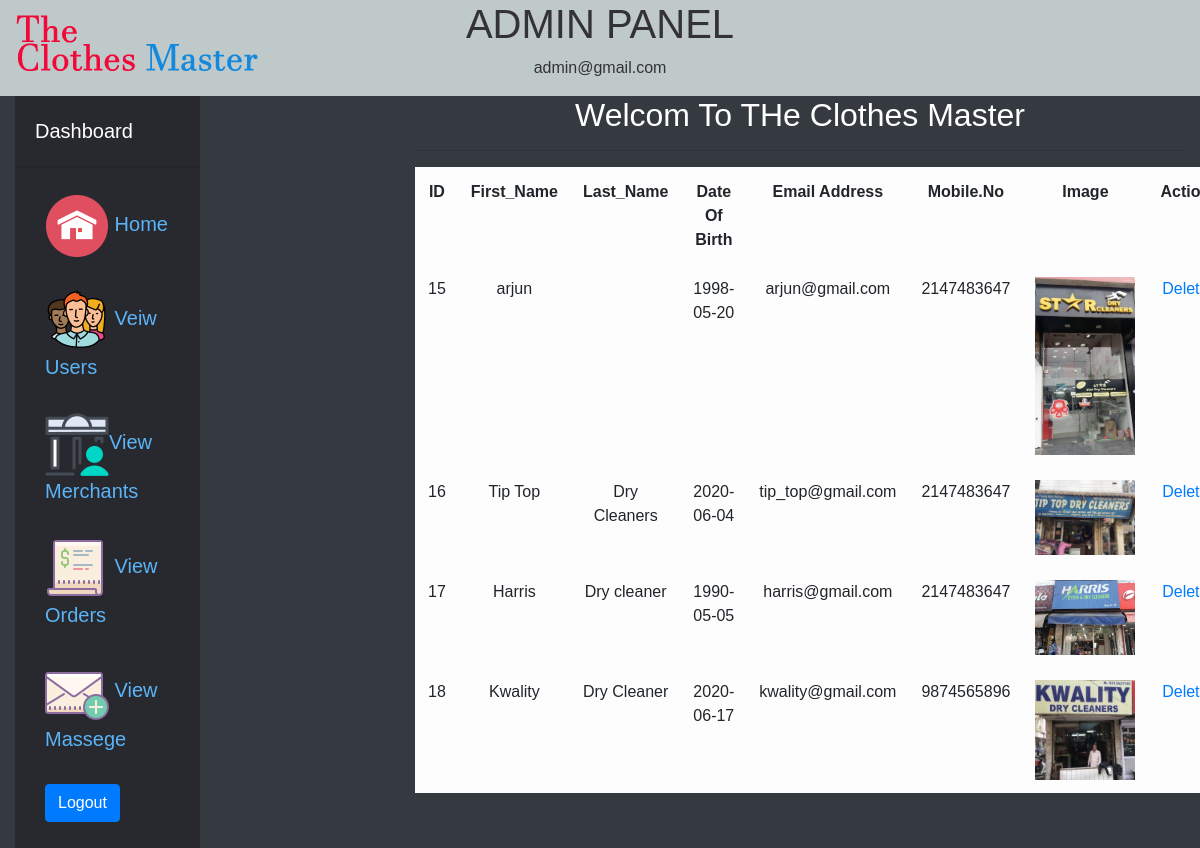
Screenshot of /admin/viewmerchants.php (signed in) with the database file from the repository.
### tables this page shows
CREATE TABLE `merchant_details` (
  `id` int(11) NOT NULL,
  `first_name1` varchar(25) NOT NULL,
  `last_name1` varchar(25) NOT NULL,
  `dob1` date NOT NULL,
  `email1` varchar(50) NOT NULL,
  `mobile1` varchar(20) NOT NULL,
  `file1` varchar(100) NOT NULL,
  `cpass1` varchar(10) NOT NULL
);

### admin/viewmerchants.php (the view, shortened to what this page needs)
<!DOCTYPE html>
<?php
            if(!isset($_SESSION['email'])){
                header('Location:index.php');
                }else{
?>
<html>
        <head>
        <?php   require_once '../conn.php'; ?>
        <link href="https://stackpath.bootstrapcdn.com/bootstrap/4.5.0/css/bootstrap.min.css" rel="stylesheet">
        <link rel="stylesheet" type="text/css" href="../css\admincss.css">
        </head>
            <body >
                 <div class="container-fluid">
                     <div class="row">
                        <div class="col-lg-4 col-sm-6 col-md-6">
                            <img alt="Brand" src="../images\logo.png">
                        </div>
                        <div class="col-lg-4 col-sm-6 col-md-6 ">
                            <center>    <h1>ADMIN PANEL</h1></center>
                            <center><p><?php echo $_SESSION['email']; ?></p></center>
                        </div>
                    </div>
               </div>
        <div class="container-fluid  bg-dark  ">
              <div class="row  ">
                  <div class="col-lg-4 col-md-6 col-sm-10  ">
                     <aside class="w-80">
                            <nav>
                                <section class="options">
                                    <p>Dashboard</p>
                                         <hr>
                                    <ul class="menu">
                                        <li class="item"><a  href="admin.php"><img src="../images\home.png" alt="home"/>  Home</a></li>
                                        <li class="item"><a href="viewusers.php"> <img src="../images\users.png" alt="Users"/>   Veiw Users</a></li>
                                        <li class="item"> <a href="viewmerchants.php"><img src="../images\merchant.png" alt="Merchants"/>View Merchants</a></li>
                                        <li class="item"><a href="vieworders.php"> <img src="../images\orders.png" alt="Orders"/> View Orders</a></li>
                                        <li class="item"><a href="viewmsg.php"><img src="../images\massege.png" alt="Massege"/> View Massege</a></li>
                                        <li class="item"><a href="logout.php"><input type="submit"  value="Logout" class="btn btn-primary"></a></li>
                                    </ul>
                                </section>
                             </nav>
                        </aside>
                    </div>
                    <div class="col-lg-8 col-md-6 col-sm-8  text-center    ">
                       <h2>Welcom To THe Clothes Master</h2>
                         <hr>
                        <div class="table  table-responsive{-sm|-md|-lg|-xl}" id="table">
                        <table class="table table-bordered table-light " >
                            <tr>
                                <th>ID</th>
                                <th>First_Name</th>
                                <th>Last_Name</th>
                                <th>Date Of Birth</th>
                                <th>Email Address</th>
                                <th>Mobile.No</th>
                                <th>Image</th>
                                <th>Action</th>
                            </tr>
               <?php
                      $sql = "SELECT * FROM merchant_details";
                            if($result = $conn->query($sql)){
                                 if($result->num_rows >0){
                                    while($row = $result->fetch_assoc()){ ?>
                                        <tr>
                                             <td> <?php echo $row['id'] ?></td>
                                             <td> <?php echo $row['first_name1']?></td>
                                             <td> <?php echo $row['last_name1']?></td>
                                             <td> <?php echo $row['dob1']?></td>
                                             <td> <?php echo $row['email1']?></td>
                                             <td> <?php echo $row['mobile1']?></td>
                                             <td> <img src="../<?php echo $row['file1'];?> " width="100"></td>
                                             <td> <a href="delete.php?Del=<?php  echo $row['id'];?>">Delete</a></td>
                                        </tr>
                                    <?php }
                                    echo "</table>";
                             }else{
                                  echo "No Record Found";
                                 }
                         }else{
                                    echo "Error: Could Not Able to execute $sql." .$mysqli->error;
                             }
                         ?>
                         </div>
                    </div>
                </div>
                    </div>
    </body>
</html>
<?php } ?>

### css/admincss.css (style rules this page uses)
body { margin: 0; padding: 0; color: #333; font-family: Verdana, Geneva, sans-serif; }
* { padding: 0; margin: 0; }
.container-fluid { background-color:#BFC9CA; }
h1 { font-family:sans-serif; }
h2 { color:white; }
.menu li { margin: 10px 0px 5px 20px; list-style: none; font-size: 20px; padding: 10px; }
.item a { text-decoration: none; cursor: pointer; color:#5BB4F7; }
aside { float: left; background-color: #27292F; overflow: hidden; width: 50%; }
nav .options p { color: #FFF; font-size: 20px; padding: 20px 0px 5px 10px; margin: 0px 5px 0px 10px; }
nav .options { float: left; }

### rows the page displays
merchant_details: id "15", first_name1 "arjun", dob1 "1998-05-20", email1 "arjun@gmail.com", mobile1 "2147483647", file1 (picture)
merchant_details: id "16", first_name1 "Tip Top", last_name1 "Dry Cleaners", dob1 "2020-06-04", email1 "tip_top@gmail.com", mobile1 "2147483647", file1 (picture)
merchant_details: id "17", first_name1 "Harris", last_name1 "Dry cleaner", dob1 "1990-05-05", email1 "harris@gmail.com", mobile1 "2147483647", file1 (picture)
merchant_details: id "18", first_name1 "Kwality", last_name1 "Dry Cleaner", dob1 "2020-06-17", email1 "kwality@gmail.com", mobile1 "9874565896", file1 (picture)

### other values shown
$_SESSION['email'] "admin@gmail.com"
